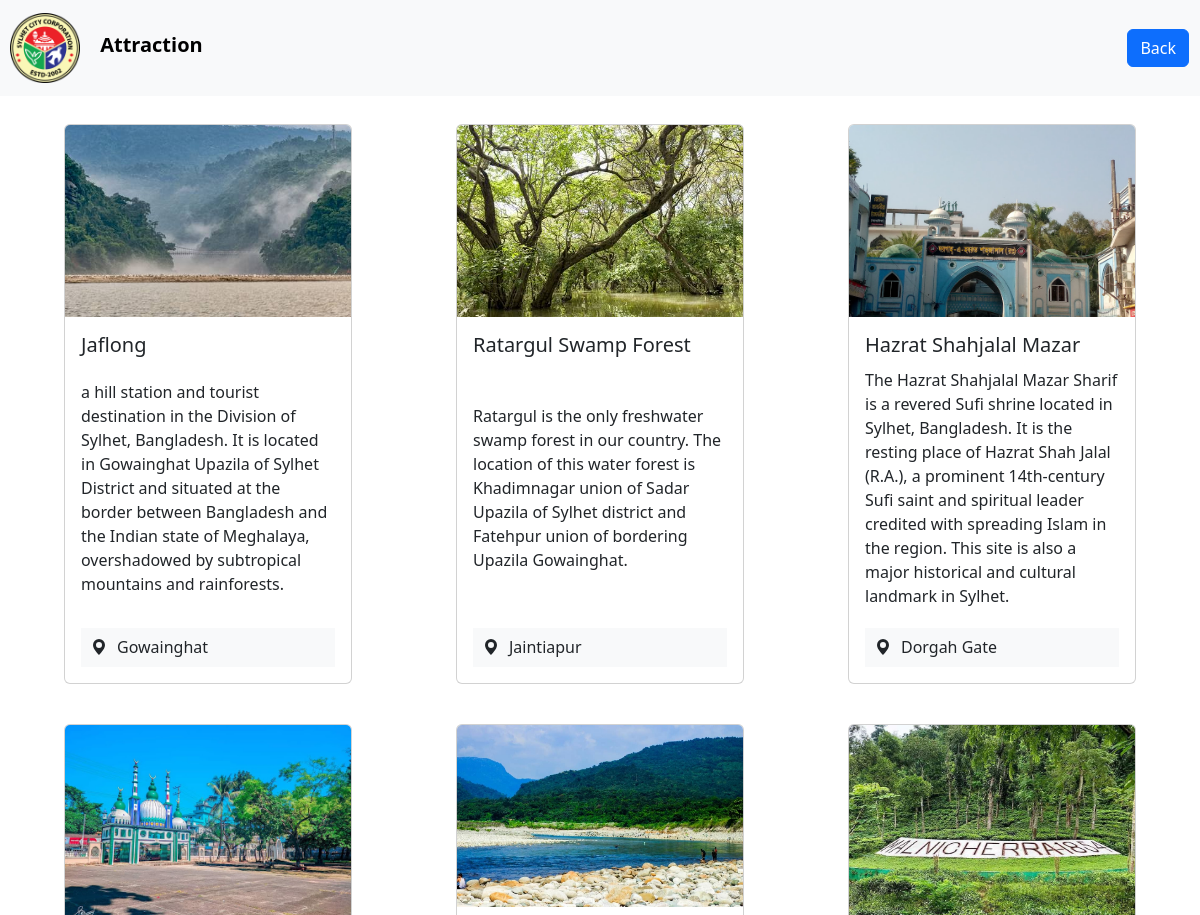
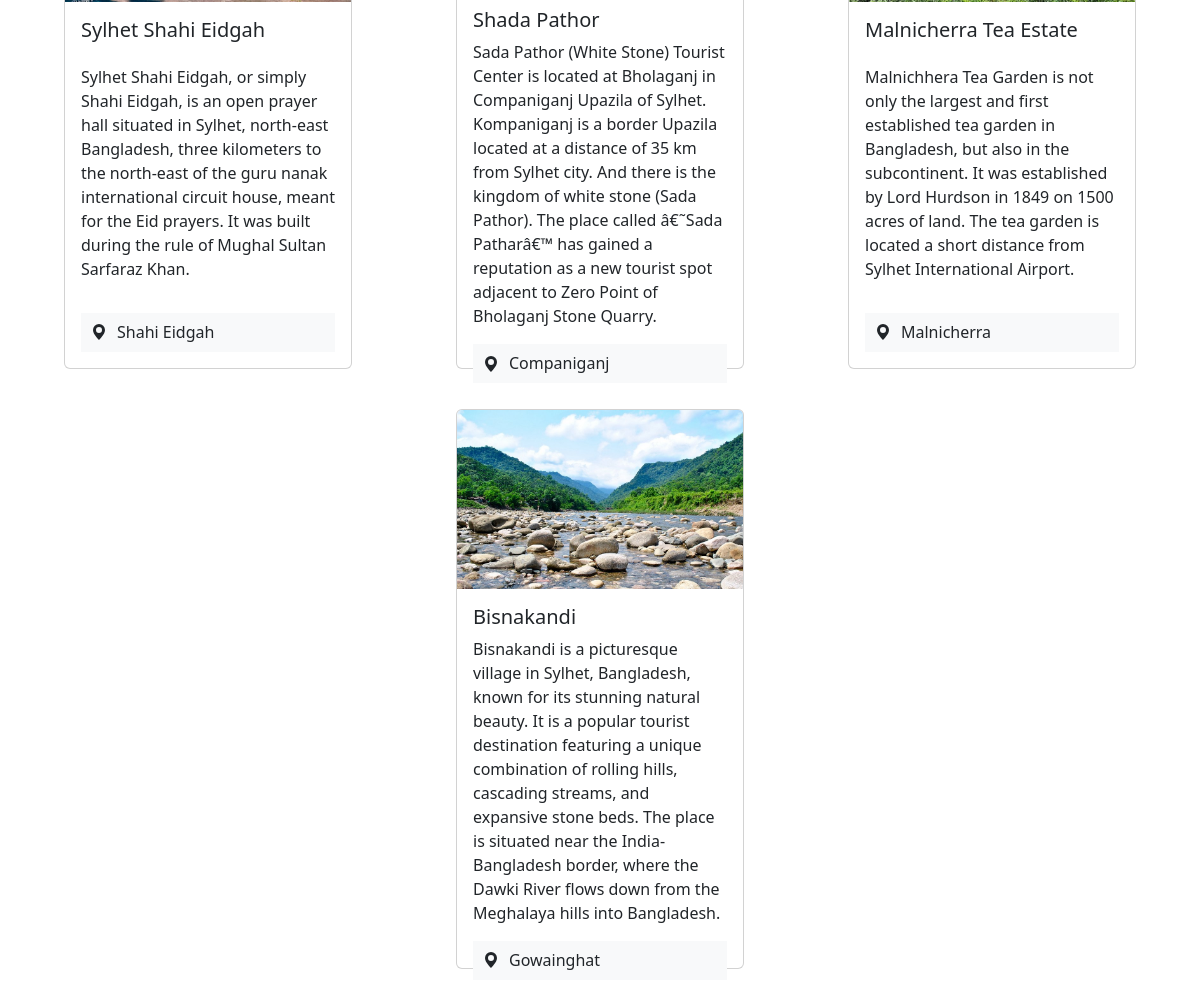
Screenshot of /things_to_do.php?p_t_id=11 with the database file from the repository (2 pictures, top to bottom).
### tables this page shows
CREATE TABLE `place_type` (
  `p_t_id` int(100) NOT NULL,
  `name` varchar(100) NOT NULL
);

CREATE TABLE `place` (
  `p_id` int(100) NOT NULL,
  `p_name` varchar(100) NOT NULL,
  `p_t_id` int(100) DEFAULT NULL,
  `location_id` int(100) NOT NULL,
  `phone_number` varchar(100) DEFAULT NULL,
  `web_address` varchar(100) DEFAULT NULL,
  `image` varchar(100) DEFAULT NULL,
  `description` varchar(400) DEFAULT NULL
);

CREATE TABLE `locations` (
  `location_id` int(100) NOT NULL,
  `name` varchar(100) NOT NULL
);

### things_to_do.php (the view, shortened to what this page needs)
<!DOCTYPE html>
<html lang="en">
<head>
    <link rel="stylesheet" href="css/bootstrap.min.css">
    <link rel="stylesheet" href="https://cdn.datatables.net/1.13.4/css/dataTables.bootstrap5.min.css">
    <link rel="stylesheet" href="things_to_do_style3.css">
</head>
<body>
<?php
    require('connect.php');
    $p_t_id = $_GET['p_t_id'];
    $sql2 = "SELECT * FROM place_type WHERE p_t_id='$p_t_id'";
    $sql_query2 = mysqli_query($con, $sql2);
    $row2 = mysqli_fetch_assoc($sql_query2);
?>
    <nav class="navbar navbar-expand-lg bg-body-tertiary">
        <div class="logo">
            <img src="Photos/Self/logo.png" class="navbar-brand" height="80px">
            <b class="navbar-brand"><?php echo $row2['name']; ?></b>
        </div>
        <div class="upper_buttons">
            <a href="index.php" class="btn btn-primary">Back</a>
        </div>
    </nav>
    <div class="item">
        <nav class="navbar">
            <div class="container-fluid justify-content-around">
                <?php
                    $sql = "SELECT * FROM place JOIN locations ON place.location_id=locations.location_id WHERE p_t_id=$p_t_id";
                    $sql_query = mysqli_query($con, $sql);
                    $found = mysqli_num_rows($sql_query);
                    $k=0;
                    while($k<$found)
                    {
                        while($row = mysqli_fetch_assoc($sql_query))
                        {
                            echo '<div class="card" style="width: 18rem;">
                                    <img src="Photos/Things_to_do/' . $row['image'] .'" class="card-img-top" alt="...">
                                    <div class="card-body">
                                        <h5 class="card-title">' . $row['p_name'] .'</h5>
                                        <p class="card-text">' . $row['description'] .'</p>
                                        <div class="footer">
                                            <svg xmlns="http://www.w3.org/2000/svg" width="16" height="16" fill="currentColor" class="bi bi-geo-alt-fill" viewBox="0 0 16 16">
                                                <path d="M8 16s6-5.686 6-10A6 6 0 0 0 2 6c0 4.314 6 10 6 10m0-7a3 3 0 1 1 0-6 3 3 0 0 1 0 6"/>
                                            </svg>
                                            <h6 class="card-text">' . $row['name'] .'</h6>
                                        </div>
                                    </div>
                                </div>
                            ';
                            $k++;
                        }
                    }
                ?>
            </div>
        </nav>
    </div>
</body>
</html>

### things_to_do_style3.css (style rules this page uses)
.upper_buttons { position: absolute; right: 1px; }
.upper_buttons a { margin: 10px; }
.logo { position:relative; left: 10px; }
.card { width: 18rem; height: 35rem; display: flex; flex-direction: column; margin: 20px; }
.card-img-top { height: 12rem; object-fit: cover; }
.card-body { flex: 1; display: flex; flex-direction: column; justify-content: space-between; }
.footer { display: flex; align-items: center; gap: 10px; padding: 10px; background-color: #f8f9fa; }

### rows the page displays
place_type: name "Attraction"
place: image (picture), p_name "Jaflong", description "a hill station and tourist destination in the Division of Sylhet, Bangladesh. It is located in Gowainghat Upazila of Sylhet District and situated at the border between Bangladesh and the Indian state of Meghalaya, overshadowed by subtropical mountains and rainforests.", location.name "Gowainghat"
place: image (picture), p_name "Ratargul Swamp Forest", description "Ratargul is the only freshwater swamp forest in our country. The location of this water forest is Khadimnagar union of Sadar Upazila of Sylhet district and Fatehpur union of bordering Upazila Gowainghat.", location.name "Jaintiapur"
place: image (picture), p_name "Hazrat Shahjalal Mazar", description "The Hazrat Shahjalal Mazar Sharif is a revered Sufi shrine located in Sylhet, Bangladesh. It is the resting place of Hazrat Shah Jalal (R.A.), a prominent 14th-century Sufi saint and spiritual leader credited with spreading Islam in the region. This site is also a major historical and cultural landmark in Sylhet.", location.name "Dorgah Gate"
place: image (picture), p_name "Sylhet Shahi Eidgah", description "Sylhet Shahi Eidgah, or simply Shahi Eidgah, is an open prayer hall situated in Sylhet, north-east Bangladesh, three kilometers to the north-east of the guru nanak international circuit house, meant for the Eid prayers. It was built during the rule of Mughal Sultan Sarfaraz Khan.", location.name "Shahi Eidgah"
place: image (picture), p_name "Shada Pathor", description "Sada Pathor (White Stone) Tourist Center is located at Bholaganj in Companiganj Upazila of Sylhet. Kompaniganj is a border Upazila located at a distance of 35 km from Sylhet city. And there is the kingdom of white stone (Sada Pathor). The place called â€˜Sada Patharâ€™ has gained a reputation as a new tourist spot adjacent to Zero Point of Bholaganj Stone Quarry.", location.name "Companiganj"
place: image (picture), p_name "Malnicherra Tea Estate", description "Malnichhera Tea Garden is not only the largest and first established tea garden in Bangladesh, but also in the subcontinent. It was established by Lord Hurdson in 1849 on 1500 acres of land. The tea garden is located a short distance from Sylhet International Airport.", location.name "Malnicherra"
place: image (picture), p_name "Bisnakandi", description "Bisnakandi is a picturesque village in Sylhet, Bangladesh, known for its stunning natural beauty. It is a popular tourist destination featuring a unique combination of rolling hills, cascading streams, and expansive stone beds. The place is situated near the India-Bangladesh border, where the Dawki River flows down from the Meghalaya hills into Bangladesh.", location.name "Gowainghat"
